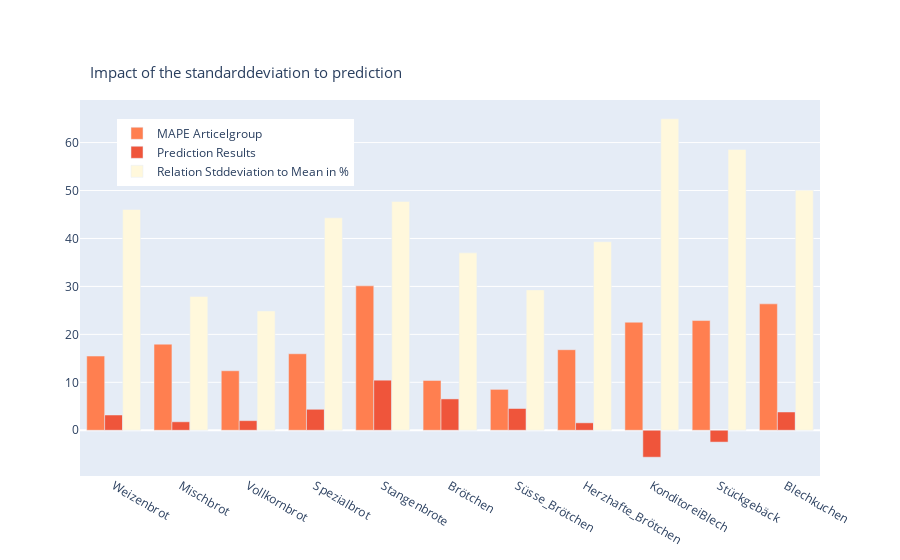

Notebook code for this chart:
### Code cell
colors = ['coral',] * 11
colors_2=['cornsilk',] * 11
fig = go.Figure()
fig.add_trace(go.Bar(x=df_results_overview_Sales_W.Label, y=df_results_overview_Sales_W.MAPE,marker_color=colors,
                     name='MAPE Articelgroup'))
fig.add_trace(go.Bar(x=df_results_overview_Sales_W.Label, y=df_results_overview_Sales_W.prediction_result,
    
                        name='Prediction Results'))
fig.add_trace(go.Bar(x=df_results_overview_Sales_W.Label, y=df_results_overview_Sales_W.Std_Mean,marker_color=colors_2,
                         name='Relation Stddeviation to Mean in %'))

#fig.update_yaxes( # the y-axis is in EUR
#    tickprefix="€", showgrid=True)    
#fig.update_xaxes( 
#    tickprefix="Woche ", showgrid=True)  
fig.update_layout(title_text="Impact of the standarddeviation to prediction",
                  title_font_size=15)
fig.update_layout(legend=dict(
    yanchor="top",
    y=0.95,
    xanchor="left",
    x=0.05
))
fig.update_layout(title=dict(
    yanchor="top",
    y=0.88,
    xanchor="left",
    x=0.1
))
fig.show()

### Figure 1 — Plotly figure (JSON) as saved in the notebook; plotly's stock layout.template omitted (floating-point values rounded to 4 significant figures)
{"data": [{"marker": {"color": ["coral", "coral", "coral", "coral", "coral", "coral", "coral", "coral", "coral", "coral", "coral"]}, "name": "MAPE Articelgroup", "type": "bar", "x": ["Weizenbrot", "Mischbrot", "Vollkornbrot", "Spezialbrot", "Stangenbrote", "Brötchen", "Süsse_Brötchen", "Herzhafte_Brötchen", "KonditoreiBlech", "Stückgebäck", "Blechkuchen"], "y": [15.47, 17.95, 12.4, 15.95, 30.12, 10.38, 8.526, 16.79, 22.53, 22.88, 26.36]}, {"name": "Prediction Results", "type": "bar", "x": ["Weizenbrot", "Mischbrot", "Vollkornbrot", "Spezialbrot", "Stangenbrote", "Brötchen", "Süsse_Brötchen", "Herzhafte_Brötchen", "KonditoreiBlech", "Stückgebäck", "Blechkuchen"], "y": [3.18, 1.762, 1.998, 4.37, 10.44, 6.533, 4.537, 1.548, -5.622, -2.471, 3.808]}, {"marker": {"color": ["cornsilk", "cornsilk", "cornsilk", "cornsilk", "cornsilk", "cornsilk", "cornsilk", "cornsilk", "cornsilk", "cornsilk", "cornsilk"]}, "name": "Relation Stddeviation to Mean in %", "type": "bar", "x": ["Weizenbrot", "Mischbrot", "Vollkornbrot", "Spezialbrot", "Stangenbrote", "Brötchen", "Süsse_Brötchen", "Herzhafte_Brötchen", "KonditoreiBlech", "Stückgebäck", "Blechkuchen"], "y": [46.05, 27.91, 24.87, 44.32, 47.73, 37.0, 29.28, 39.32, 64.96, 58.58, 50.08]}], "layout": {"legend": {"x": 0.05, "xanchor": "left", "y": 0.95, "yanchor": "top"}, "title": {"font": {"size": 15}, "text": "Impact of the standarddeviation to prediction", "x": 0.1, "xanchor": "left", "y": 0.88, "yanchor": "top"}}}
